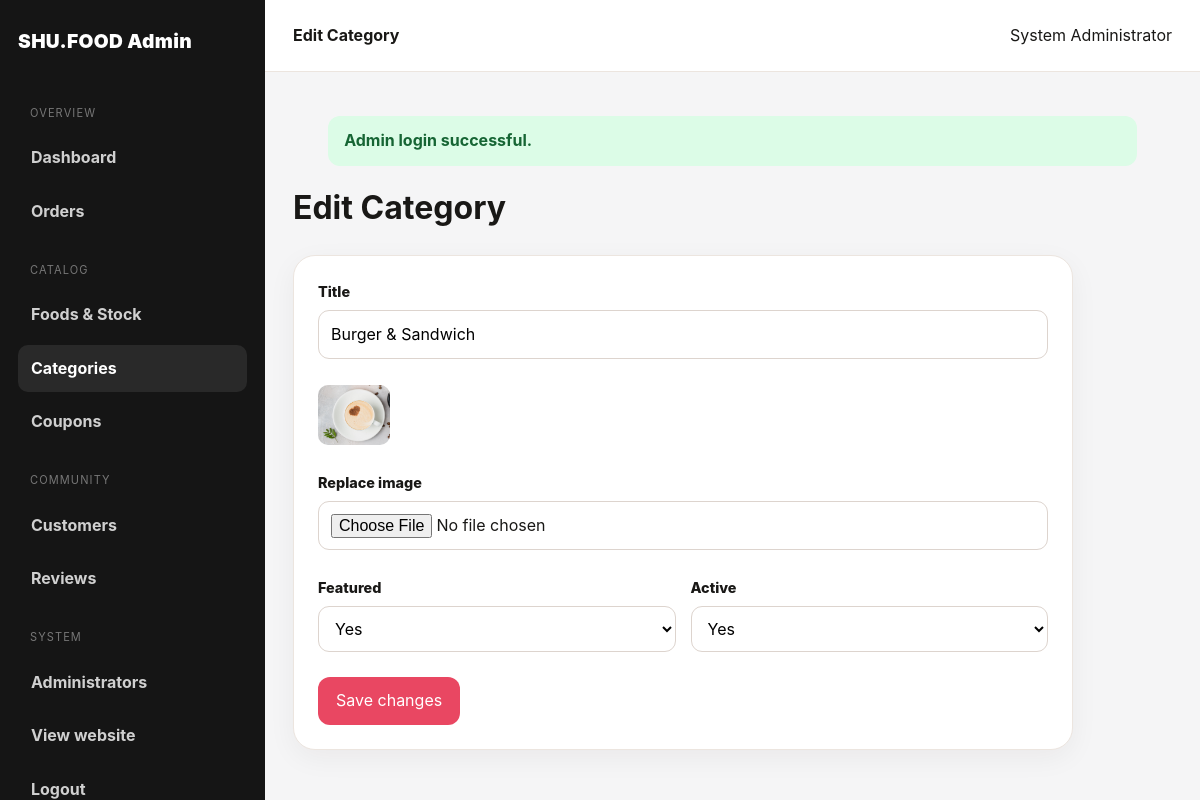
Screenshot of /admin/update-category.php?id=2 (signed in) with the database file from the repository.
### tables this page shows
CREATE TABLE tbl_category (
  id INT UNSIGNED AUTO_INCREMENT PRIMARY KEY,
  title VARCHAR(120) NOT NULL,
  image_name VARCHAR(255) DEFAULT NULL,
  featured ENUM('Yes','No') NOT NULL DEFAULT 'No',
  active ENUM('Yes','No') NOT NULL DEFAULT 'Yes',
  created_at TIMESTAMP NOT NULL DEFAULT CURRENT_TIMESTAMP,
  INDEX idx_category_active_featured (active,featured)
);

### admin/update-category.php (the view, shortened to what this page needs)
<?php
require_once __DIR__.'/../config/constants.php';require_admin();$id=filter_input(INPUT_GET,'id',FILTER_VALIDATE_INT);if(!$id)redirect('admin/manage-category.php');$stmt=db()->prepare('SELECT * FROM tbl_category WHERE id=?');$stmt->execute([$id]);$row=$stmt->fetch();if(!$row){flash('error','Category not found.');redirect('admin/manage-category.php');}
$pageTitle='Edit Category';include __DIR__.'/partial/menu.php';?>
<div class="admin-title"><h1>Edit Category</h1></div><div class="panel admin-form"><form method="post" enctype="multipart/form-data"><?= csrf_field() ?><div class="field"><label>Title</label><input class="input" name="title" value="<?= e($_POST['title']??$row['title']) ?>" required></div><br><img class="thumb" src="<?= e(category_image($row['image_name'])) ?>" alt=""><br><div class="field"><label>Replace image</label><input class="input" type="file" name="image" accept="image/jpeg,image/png,image/webp"></div><br><div class="form-grid"><div class="field"><label>Featured</label><select name="featured"><option <?= $row['featured']==='No'?'selected':'' ?>>No</option><option <?= $row['featured']==='Yes'?'selected':'' ?>>Yes</option></select></div><div class="field"><label>Active</label><select name="active"><option <?= $row['active']==='Yes'?'selected':'' ?>>Yes</option><option <?= $row['active']==='No'?'selected':'' ?>>No</option></select></div></div><br><button class="btn btn-primary">Save changes</button></form></div><?php include __DIR__.'/partial/footer.php';?>

### admin/partial/menu.php
<?php
require_once __DIR__.'/../../config/constants.php';$admin=require_admin();$current=basename($_SERVER['PHP_SELF']??'');
?><!DOCTYPE html><html lang="en"><head><meta charset="UTF-8"><meta name="viewport" content="width=device-width,initial-scale=1"><title><?= e($pageTitle??'Admin — '.APP_NAME) ?></title><link rel="stylesheet" href="<?= e(url('css/admin-v3.css')) ?>"></head><body><div class="admin-layout"><aside class="sidebar"><a class="brand" href="<?= e(url('admin/index.php')) ?>"><span>SHU.FOOD Admin</span></a><nav><div class="nav-section">Overview</div><a class="<?= $current==='index.php'?'active':'' ?>" href="<?= e(url('admin/index.php')) ?>">Dashboard</a><a class="<?= str_contains($current,'order')?'active':'' ?>" href="<?= e(url('admin/manage-order.php')) ?>">Orders</a><div class="nav-section">Catalog</div><a class="<?= str_contains($current,'food')?'active':'' ?>" href="<?= e(url('admin/manage-food.php')) ?>">Foods & Stock</a><a class="<?= str_contains($current,'category')?'active':'' ?>" href="<?= e(url('admin/manage-category.php')) ?>">Categories</a><a class="<?= str_contains($current,'coupon')?'active':'' ?>" href="<?= e(url('admin/manage-coupon.php')) ?>">Coupons</a><div class="nav-section">Community</div><a class="<?= str_contains($current,'user')?'active':'' ?>" href="<?= e(url('admin/manage-user.php')) ?>">Customers</a><a class="<?= str_contains($current,'review')?'active':'' ?>" href="<?= e(url('admin/manage-review.php')) ?>">Reviews</a><div class="nav-section">System</div><a class="<?= str_contains($current,'admin')&&$current!=='index.php'?'active':'' ?>" href="<?= e(url('admin/manage-admin.php')) ?>">Administrators</a><a href="<?= e(url()) ?>">View website</a><a href="<?= e(url('admin/logout.php')) ?>">Logout</a></nav></aside><main class="admin-main"><div class="admin-topbar"><strong><?= e($pageTitle??'Dashboard') ?></strong><span><?= e($admin['full_name']) ?></span></div><div class="admin-content"><?php render_flashes(); ?>

### css/admin-v3.css (style rules this page uses)
body { background:#f5f5f6 }
.admin-layout { min-height:100vh;display:grid;grid-template-columns:265px 1fr }
.sidebar { background:#151515;color:#fff;padding:26px 18px;position:sticky;top:0;height:100vh;overflow:auto }
.sidebar .brand { margin-bottom:28px;font-size:1.2rem }
.sidebar nav { display:grid;gap:6px }
.sidebar nav a { padding:11px 13px;border-radius:10px;color:#d0d0d0;font-weight:750 }
.sidebar nav a:hover,.sidebar nav a.active { background:#292929;color:#fff }
.sidebar .nav-section { font-size:.69rem;text-transform:uppercase;letter-spacing:.1em;color:#777;margin:20px 12px 6px }
.admin-main { min-width:0 }
.admin-topbar { height:72px;background:#fff;border-bottom:1px solid var(--border);display:flex;align-items:center;justify-content:space-between;padding:0 28px;position:sticky;top:0;z-index:20 }
.admin-content { padding:28px }
.admin-title { display:flex;align-items:center;justify-content:space-between;gap:16px;margin-bottom:22px }
.admin-title h1 { margin:0 }
.admin-form { max-width:780px }

### css/v3.css (style rules this page uses)
:root { --bg:#fffaf7;--surface:#fff;--text:#191816;--muted:#706c67;--primary:#e94762;--primary-dark:#c9324c;--accent:#ffcf5c;--dark:#151515;--border:#ece5df;--success:#177245;--danger:#b42318;--warning:#a15c00;--info:#2457c5;--shadow:0 18px 50px rgba(40,29,23,.09);--radius:22px }
* { box-sizing:border-box }
html { scroll-behavior:smooth }
body { margin:0;background:var(--bg);color:var(--text);font-family:Inter,ui-sans-serif,system-ui,-apple-system,BlinkMacSystemFont,"Segoe UI",sans-serif;line-height:1.6 }
a { color:inherit;text-decoration:none }
img { display:block;max-width:100% }
.brand { display:flex;align-items:center;gap:10px;font-weight:950;letter-spacing:.35px }
.btn { display:inline-flex;align-items:center;justify-content:center;gap:8px;border:0;border-radius:12px;padding:11px 18px;font-weight:850;cursor:pointer;transition:.18s;font:inherit }
.btn-primary { background:var(--primary);color:#fff }
.panel,.food-card,.category-card,.stat-card,.review-card,.promo-card { background:#fff;border:1px solid var(--border);border-radius:var(--radius);box-shadow:0 8px 28px rgba(35,25,20,.05) }
.panel { padding:24px }
.field { display:flex;flex-direction:column;gap:7px }
.field label { font-weight:800;font-size:.9rem }
.input,select,textarea { width:100%;border:1px solid #ddd4ce;border-radius:11px;padding:11px 12px;font:inherit;background:#fff;outline:0 }
.form-grid { display:grid;grid-template-columns:1fr 1fr;gap:15px }
.thumb { width:72px;height:60px;object-fit:cover;border-radius:10px }
:root { --container-max:1540px;--container-pad:32px;--soft-pink:#fff1f4;--soft-yellow:#fff7df;--soft-green:#eefbf4 }

### rows the page displays
tbl_category: title "Burger & Sandwich", image_name (picture), featured "Yes", active "Yes"

### other values shown
$pageTitle "Edit Category"
$admin['full_name'] "System Administrator"
$f['message'] "Admin login successful."
